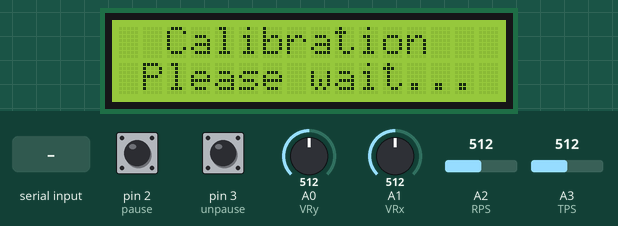
The sketch below on a simulated Arduino Uno, built with avr-gcc and run on an emulated ATmega328P. Parts: 16×2 character LCD. Inputs (shaded band) come from the test bench; at power-on: pin 2 (pause) HIGH, pin 3 (unpause) HIGH, A0 (VRy) = 512, A1 (VRx) = 512, A2 (RPS) = 512, A3 (TPS) = 512. What the sketch prints to the serial monitor is not drawn.

Above: at 0.1 s.
At 4.2 s:
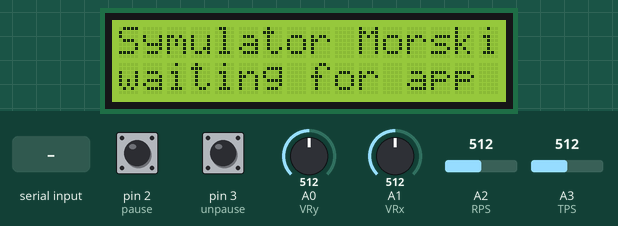
4.3 s: "90,45\n" received over Serial
At 6.1 s:
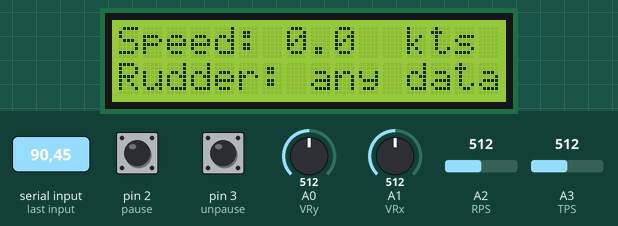
Timing chart, 0 to 7.6 s (numbered marks = the images above; inputs shaded):
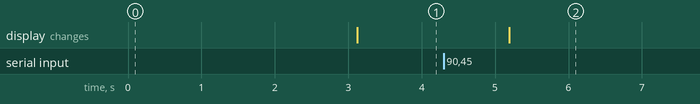

Measured:
- after the input at 4.3 s, the display: changes after 0.89 s (image 2)

The sketch:

symulator_panel.ino
```cpp
#include <LiquidCrystal_PCF8574.h>      //I2C LCD Library

LiquidCrystal_PCF8574 lcd(0x3f);        //Address of LCD

int VRy = A0;     //Joystick Y axis input pin
int VRx = A1;     //Joystick X axis input pin
int TPS = A3;     //Throttle Position Sensor input pin
int RPS = A2;     //Rudder Position Sensor input pin
int pause = 2;    //Pause button pin
int unpause = 3;    //Unpause button pin

int VRy_val = 0;    //Joystick Y axis value
int VRx_val = 0;    //Joystick X axis value
int TPS_val = 0;    //Throttle Position Sensor value
int RPS_val = 0;    //Rudder Position Sensor value

// UNITY ////////////////////////////////////////////
float VSS_val = 0;    //Vehicle Speed Sensor value
float RUD_val = 0;    //Rudder value
float DEP_val = 0;    //Depth value
float COG_val = 0;    //Course Over Ground value
float ROT_val = 0;    //Rate of turn value
// UNITY ////////////////////////////////////////////

void setup() {
  Serial.begin(9200);       //open serial port
  lcd.begin(16, 2);         //LCD init
  lcd.setBacklight(255);    //Backlight 100%
  pinMode(2, INPUT_PULLUP); //Pause button config
  pinMode(3, INPUT_PULLUP); //Reset button config
  lcd.clear();
  lcd.setCursor(2, 0);
  lcd.print("Calibration");
  lcd.setCursor(1, 1);
  lcd.print("Please wait...");
  delay(3000);              //Delay to ensure, that everything has been done
}

void loop() {
  int TimeControll = 0;     //Split program with time markers


  if(Serial.read() != -1){  //Check if there is some data on serial port

    while(TimeControll == 0 || TimeControll == 10 || TimeControll == 15 || TimeControll == 20)
{
                    { //SPEED DISPLAY ON LCD
                  lcd.clear();
                  lcd.setCursor(0, 0);
                  lcd.print("Speed:");
                  lcd.setCursor(7, 0);
                  lcd.print(VSS_val,1);
                  lcd.setCursor(11, 0);
                  lcd.print(" kts");
                    }

                    { //DEPTH DISPLAY ON LCD
                  lcd.setCursor(0, 1);
                  lcd.print("Rudder:");
                  lcd.setCursor(8, 1);
                  lcd.print("any");
                  lcd.setCursor(12, 1);
                  lcd.print("data");
                    }

  TimeControll++;
}

    while(TimeControll > 0 && TimeControll < 20)
{
  VRy_val = analogRead(VRy);    //Joystick Y axis readout
  VRx_val = analogRead(VRx);    //Joystick X axis readout
  TPS_val = analogRead(TPS);    //Throttle Position Sensor readout
  RPS_val = analogRead(RPS);    //Throttle Position Sensor readout

  VRy_val = map(VRy_val, 0, 1004, -50, 50);       //map() is used to transform UART data into values you need in program
  VRx_val = map(VRx_val, 0, 1012, -50, 50);
  TPS_val = map(TPS_val, 0, 1018, -100, 100);
  RPS_val = map(RPS_val, 0, 1019, -35, 35);


      { //PRINT TO SERIAL PORT
        Serial.print(VRx_val);
        Serial.print(",");

        Serial.print(VRy_val);
        Serial.print(",");

        Serial.print(TPS_val);
        Serial.print(",");

        Serial.print(RPS_val);
        Serial.print(",");

        Serial.print(digitalRead(pause));
        Serial.print(",");

        Serial.print(digitalRead(unpause));
        Serial.print(",");

        Serial.println("");
      }

       { //READ FROM SERIAL PORT
        VSS_val = Serial.parseFloat();

      }

  delay(25); // wait 25ms
  TimeControll++;
}
  }
  else      //if there is no data on serial, then shows this on screen and wait for program to run
  {
                  lcd.clear();
                  lcd.setCursor(0, 0);
                  lcd.print("Symulator Morski");
                  lcd.setCursor(0, 1);
                  lcd.print("waiting for app");
                  delay(1000);

  }
}
```
